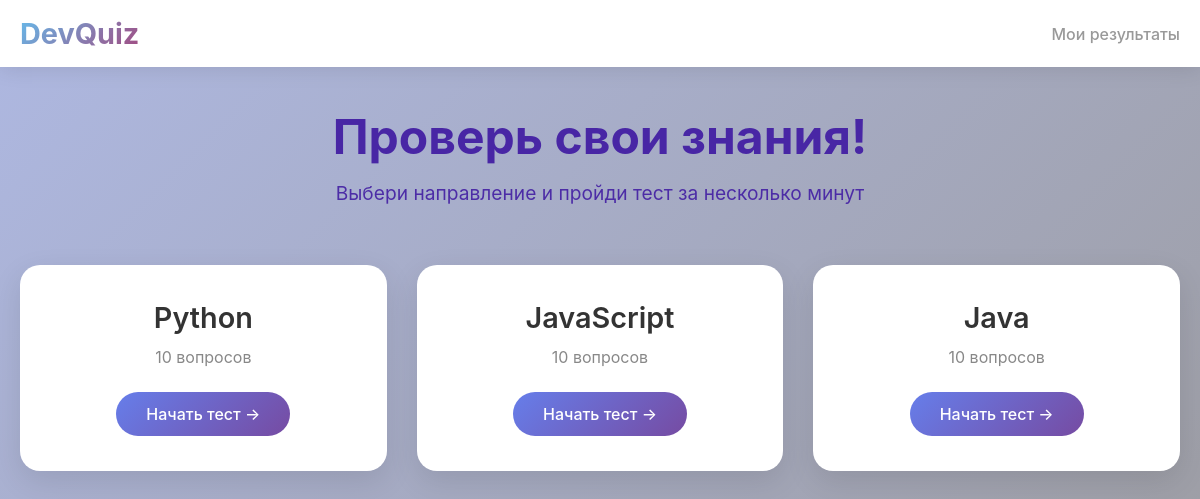
Before: / with the older database file.
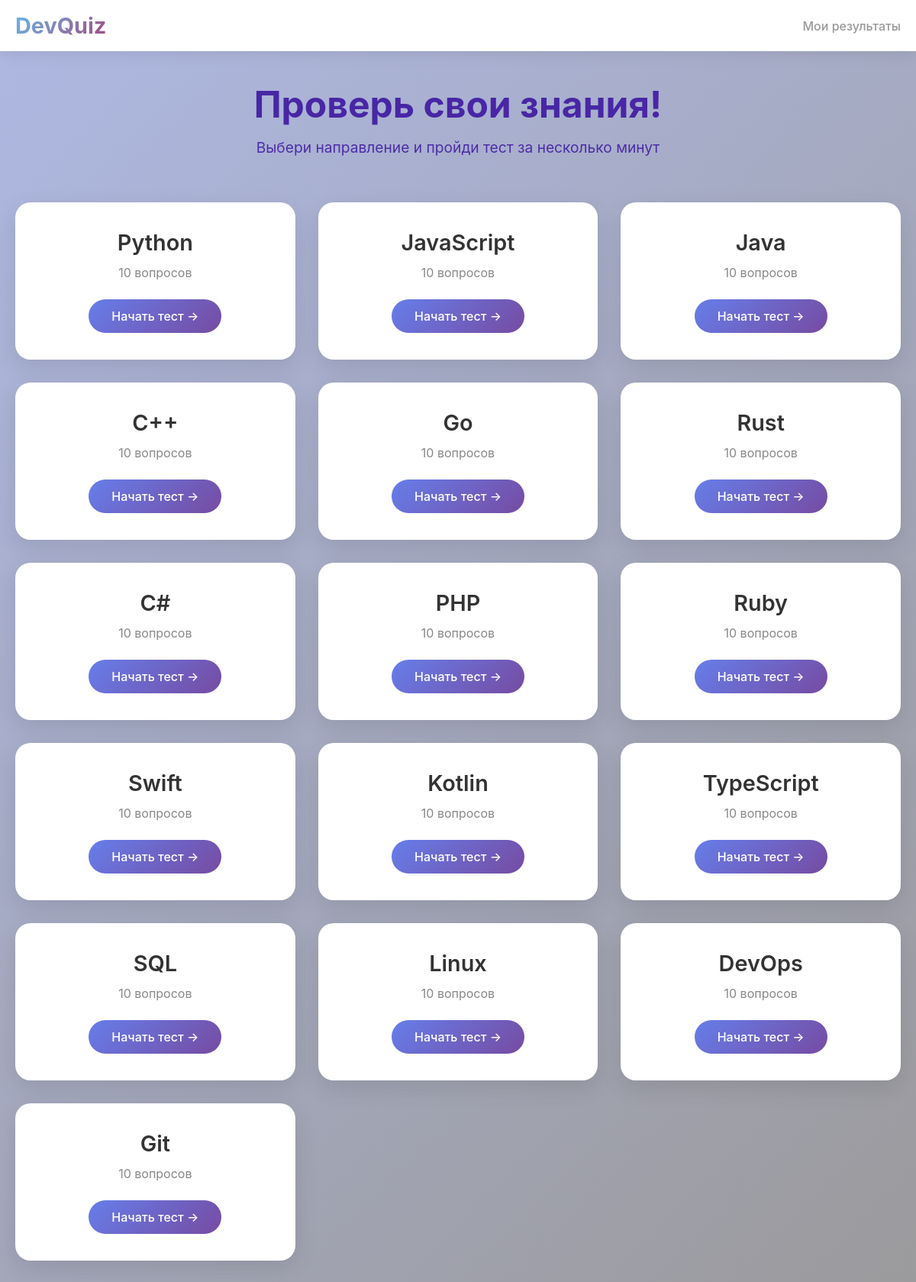
After: the same page with the newer database file.
### quiz/models.py (models this page shows, shortened)
class Direction(models.Model):
    name = models.CharField(max_length=100, verbose_name="Название направления")
    api_category_id = models.IntegerField(verbose_name="ID категории OpenTriviaDB", blank=True, null=True)
    class Meta:
        verbose_name = "Направление"
        verbose_name_plural = "Направления"

### quiz/views.py (the view)
# urls.py: path('', views.index, name='index'),
def index(request):
    directions = Direction.objects.all()
    return render(request, 'quiz/index.html', {'directions': directions})

### quiz/templates/quiz/index.html
{% extends 'quiz/base.html' %}
{% block content %}
<div class="hero">
    <h1>Проверь свои знания!</h1>
    <p>Выбери направление и пройди тест за несколько минут</p>
</div>
<div class="directions-grid">
    {% for direction in directions %}
    <div class="direction-card">
        <h3>{{ direction.name }}</h3>
        <p>{{ direction.questions.count }} вопросов</p>
        <a href="{% url 'quiz:start_test' direction.id %}" class="btn-start">Начать тест →</a>
    </div>
    {% empty %}
    <p style="color: white;">Нет доступных направлений. Загрузите вопросы командой: python manage.py load_questions</p>
    {% endfor %}
</div>
{% endblock %}

### quiz/templates/quiz/base.html (shortened to what this page needs)
<!DOCTYPE html>
<html lang="ru">
<head>
    {% load static %}
    <link rel="stylesheet" href="{% static 'quiz/style.css' %}">
</head>
<body>
    <nav class="navbar">
        <div class="nav-container">
            <a href="{% url 'quiz:index' %}" class="nav-brand">DevQuiz</a>
            <div class="nav-links">
                <a href="{% url 'quiz:profile' %}">Мои результаты</a>
            </div>
        </div>
    </nav>
    <main class="container">
        {% block content %}{% endblock %}
    </main>
</body>
</html>

### quiz/static/quiz/style.css (style rules this page uses)
* { margin: 0; padding: 0; box-sizing: border-box; }
body { font-family: -apple-system, BlinkMacSystemFont, 'Segoe UI', Roboto, 'Helvetica Neue', Arial, sans-serif; background: linear-gradient(135deg, #aeb8e2 0%, #9b9a9c 100%); min-height: 100vh; }
.navbar { background: white; box-shadow: 0 2px 20px rgba(0,0,0,0.1); padding: 1rem 0; position: sticky; top: 0; z-index: 100; }
.nav-container { max-width: 1200px; margin: 0 auto; padding: 0 20px; display: flex; justify-content: space-between; align-items: center; }
.nav-brand { font-size: 1.8rem; font-weight: bold; background: linear-gradient(135deg, #66baea 0%, #a24b81 100%); -webkit-background-clip: text; -webkit-text-fill-color: transparent; background-clip: text; text-decoration: none; }
.nav-links a { color: #999999; text-decoration: none; margin-left: 25px; transition: color 0.3s; font-weight: 500; }
.container { max-width: 1200px; margin: 0 auto; padding: 40px 20px; }
.hero { text-align: center; color: rgb(72, 38, 165); margin-bottom: 60px; }
.hero h1 { font-size: 3rem; margin-bottom: 15px; font-weight: 700; }
.hero p { font-size: 1.2rem; opacity: 0.95; }
.directions-grid { display: grid; grid-template-columns: repeat(auto-fit, minmax(280px, 1fr)); gap: 30px; }
.direction-card { background: white; border-radius: 20px; padding: 35px 25px; text-align: center; transition: all 0.3s ease; cursor: pointer; box-shadow: 0 10px 30px rgba(0,0,0,0.1); }
.direction-card h3 { font-size: 1.8rem; margin-bottom: 12px; color: #333; font-weight: 600; }
.direction-card p { color: #888; margin-bottom: 25px; font-size: 1rem; }
.btn-start { display: inline-block; padding: 12px 30px; background: linear-gradient(135deg, #667eea 0%, #764ba2 100%); color: white; text-decoration: none; border-radius: 30px; transition: all 0.3s; font-weight: 500; border: none; cursor: pointer; }
.question-card, .result-card, .direction-card { animation: fadeIn 0.5s ease-out; }

Changed rows visible on the page:
added Direction: name "C++", questions.count "10"
added Direction: name "Go", questions.count "10"
added Direction: name "Rust", questions.count "10"
added Direction: name "C#", questions.count "10"
added Direction: name "PHP", questions.count "10"
added Direction: name "Ruby", questions.count "10"
added Direction: name "Swift", questions.count "10"
added Direction: name "Kotlin", questions.count "10"
added Direction: name "TypeScript", questions.count "10"
added Direction: name "SQL", questions.count "10"
added Direction: name "Linux", questions.count "10"
added Direction: name "DevOps", questions.count "10"
added Direction: name "Git", questions.count "10"
